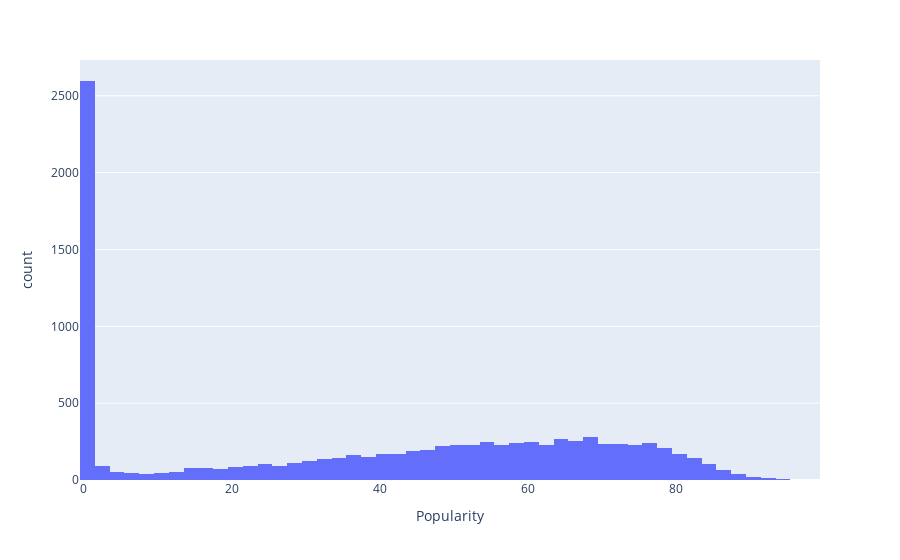

Here is the notebook cell this chart was saved with:
### Code cell
popularity = px.histogram(top_songs, x="Popularity")
track_duration.show()

# I think I will replace all 0 values with N/A because most don't 
# have an accurate one, or drop popularity column I am not sure yet

### Figure 1 — Plotly figure (JSON) as saved in the notebook; plotly's stock layout.template omitted (floating-point values rounded to 4 significant figures; data arrays with more than 128 entries replaced by an {"elided": "..."} marker saying what was removed)
{"data": [{"alignmentgroup": "True", "bingroup": "x", "hovertemplate": "Popularity=%{x}<br>count=%{y}<extra></extra>", "legendgroup": "", "marker": {"color": "#636efa", "pattern": {"shape": ""}}, "name": "", "offsetgroup": "", "orientation": "v", "showlegend": false, "x": {"elided": "9449 int values"}, "xaxis": "x", "yaxis": "y", "type": "histogram"}], "layout": {"xaxis": {"anchor": "y", "domain": [0, 1], "title": {"text": "Popularity"}, "type": "linear", "range": [-0.5, 99.5], "autorange": true}, "yaxis": {"anchor": "x", "domain": [0, 1], "title": {"text": "count"}, "range": [0, 2733.0], "autorange": true}, "legend": {"tracegroupgap": 0}, "margin": {"t": 60}, "barmode": "relative", "autosize": true}}
